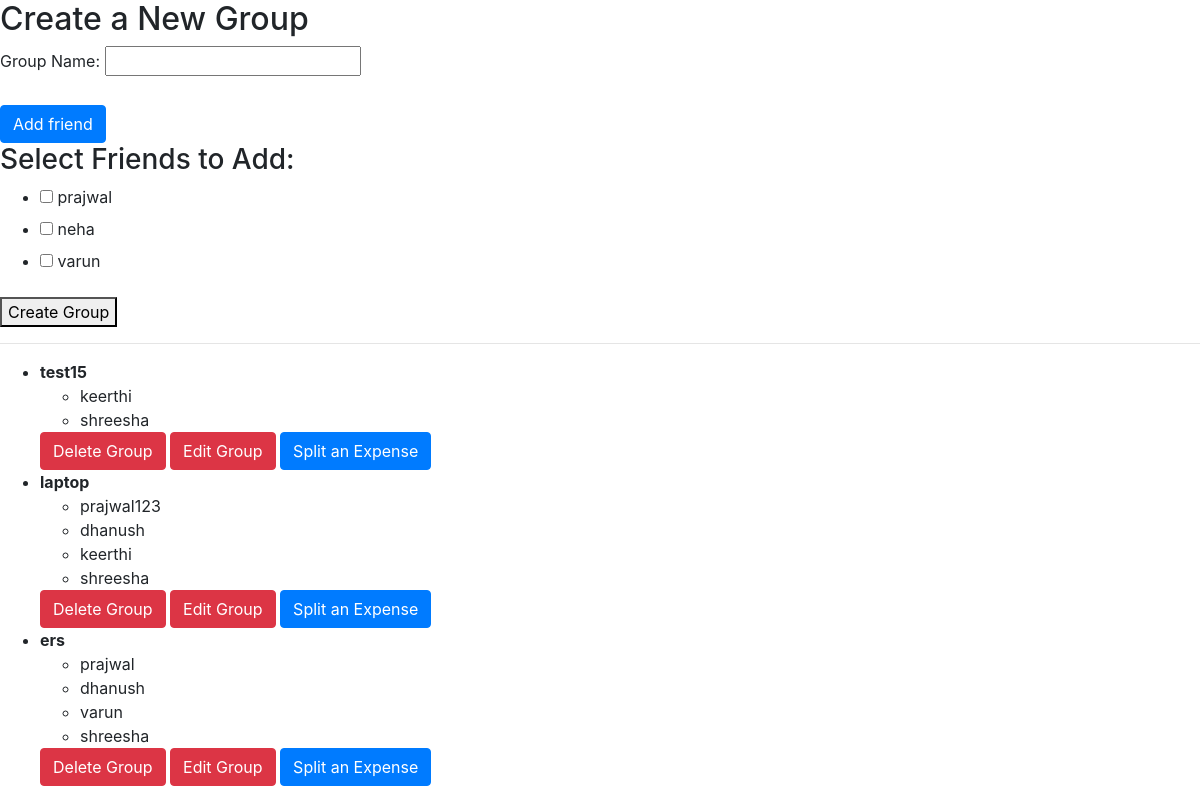
The page /groups/create/ (signed in) on the database its author committed.
### expenses/models.py (models this page shows)
class Friendship(models.Model):
    user1 = models.ForeignKey(User, related_name='friends1', on_delete=models.CASCADE)
    user2 = models.ForeignKey(User, related_name='friends2', on_delete=models.CASCADE)

class Group(models.Model):
    name=models.CharField(max_length=60)
    members=models.ManyToManyField(User, related_name="group_members")

### expenses/views.py (the view, shortened to what this page needs)
# urls.py: path('groups/create/', views.create_group, name='create_group'),
@login_required
def create_group(request):
    groups = request.user.group_members.all()
    friends = request.user.friends2.all()
    return render(request, 'create_group.html', {'friends': friends, 'groups':groups})

### templates/create_group.html (shortened to what this page needs)
<!doctype html>
<html lang="en">
<head>
    <link rel="stylesheet" href="https://cdn.jsdelivr.net/npm/bootstrap@4.3.1/dist/css/bootstrap.min.css">
</head>
<body>
    <h2>Create a New Group</h2>
    <form method="post">
        <label for="id_name">Group Name:</label>
        <input type="text" id="id_name" name="name" required><br><br>
        <a href="{% url 'add_friend' %}" class="btn btn-primary">Add friend</a>
        <h3>Select Friends to Add:</h3>
        <ul>
            {% for friend in friends %}
                <li>
                    <input type="checkbox"  name="friends" value="{{friend.user1.id}}">
                    <label>{{friend.user1}}</label>
                </li>
            {% empty %}
                <li>No friends available.</li>
            {% endfor %}
        </ul>
        <button type="submit">Create Group</button>
    </form>
    <hr>
    <ul>
        {% for group in groups %}
            <li>
                <strong>{{ group.name }}</strong>
                <ul>
                    {% for member in group.members.all %}
                        <li>{{ member.username }}</li>
                    {% endfor %}
                </ul>
                <a href="{% url 'delete_group' group.id %}" class="btn btn-danger">Delete Group</a>
                <a href="{% url 'edit_group' group.id %}" class="btn btn-danger">Edit Group</a>
                <a href="{% url 'create_expense' group.id %}" class="btn btn-primary">Split an Expense</a>
            </li>
        {% endfor %}
    </ul>
</body>
</html>

### rows shown on the page
Friendship: user1 "prajwal"
Friendship: user1 "neha"
Friendship: user1 "varun"
Group: name "test15"
Group: name "laptop"
Group: name "ers"

### other values the page prints
{{ member.username }} "keerthi"
{{ member.username }} "shreesha"
{{ member.username }} "prajwal123"
{{ member.username }} "dhanush"
{{ member.username }} "prajwal"
{{ member.username }} "varun"
